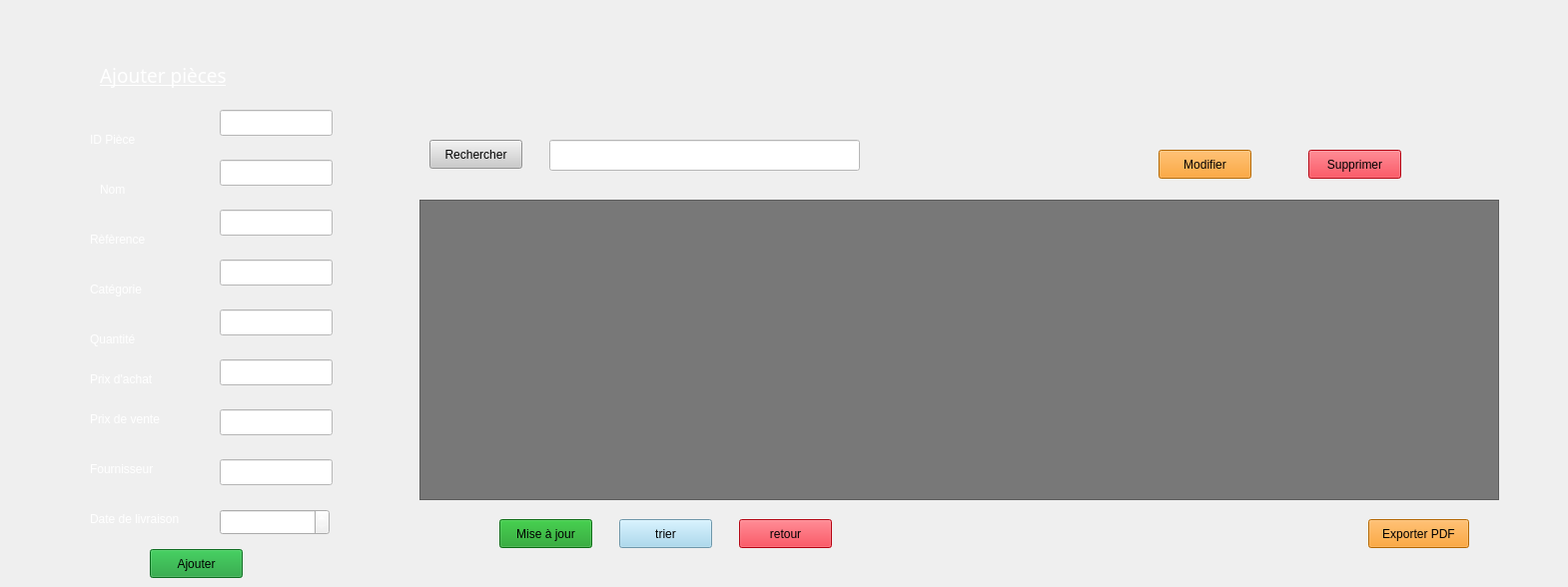
    <widget class="QWidget" name="menu_stock">
     <widget class="QPushButton" name="retour_5">
      <property name="geometry">
       <rect>
        <x>740</x>
        <y>520</y>
        <width>93</width>
        <height>29</height>
       </rect>
      </property>
      <property name="styleSheet">
       <string notr="true">background-color: rgb(253, 7, 27);</string>
      </property>
      <property name="text">
       <string>retour</string>
      </property>
     </widget>
     <widget class="QPushButton" name="btmodifier_stock_3">
      <property name="geometry">
       <rect>
        <x>1160</x>
        <y>150</y>
        <width>93</width>
        <height>29</height>
       </rect>
      </property>
      <property name="styleSheet">
       <string notr="true">background-color: rgb(253, 145, 4);</string>
      </property>
      <property name="text">
       <string>Modifier</string>
      </property>
     </widget>
     <widget class="QPushButton" name="btsupprimer_stock_3">
      <property name="geometry">
       <rect>
        <x>1310</x>
        <y>150</y>
        <width>93</width>
        <height>29</height>
       </rect>
      </property>
      <property name="styleSheet">
       <string notr="true">background-color: rgb(253, 7, 27);</string>
      </property>
      <property name="text">
       <string>Supprimer</string>
      </property>
     </widget>
     <widget class="QLabel" name="label_11">
      <property name="geometry">
       <rect>
        <x>90</x>
        <y>330</y>
        <width>71</width>
        <height>20</height>
       </rect>
      </property>
      <property name="styleSheet">
       <string notr="true">color: rgb(255, 255, 255);</string>
      </property>
      <property name="text">
       <string>Quantité</string>
      </property>
     </widget>
     <widget class="QLineEdit" name="lineEdit_IDstock_3">
      <property name="geometry">
       <rect>
        <x>220</x>
        <y>110</y>
        <width>113</width>
        <height>26</height>
       </rect>
      </property>
      <property name="styleSheet">
       <string notr="true">background-color: rgb(255, 255, 255);</string>
      </property>
     </widget>
     <widget class="QLabel" name="label_13">
      <property name="geometry">
       <rect>
        <x>90</x>
        <y>460</y>
        <width>101</width>
        <height>20</height>
       </rect>
      </property>
      <property name="styleSheet">
       <string notr="true">color: rgb(255, 255, 255);</string>
      </property>
      <property name="text">
       <string>Fournisseur</string>
      </property>
     </widget>
     <widget class="QLineEdit" name="lineEdit_quantite_3">
      <property name="geometry">
       <rect>
        <x>220</x>
        <y>310</y>
        <width>113</width>
        <height>26</height>
       </rect>
      </property>
      <property name="styleSheet">
       <string notr="true">background-color: rgb(255, 255, 255);</string>
      </property>
     </widget>
     <widget class="QLineEdit" name="lineEdit_categorie_3">
      <property name="geometry">
       <rect>
        <x>220</x>
        <y>260</y>
        <width>113</width>
        <height>26</height>
       </rect>
      </property>
      <property name="styleSheet">
       <string notr="true">background-color: rgb(255, 255, 255);</string>
      </property>
     </widget>
     <widget class="QLineEdit" name="lineEdit_18">
      <property name="geometry">
       <rect>
        <x>220</x>
        <y>410</y>
        <width>113</width>
        <height>26</height>
       </rect>
      </property>
      <property name="styleSheet">
       <string notr="true">background-color: rgb(255, 255, 255);</string>
      </property>
     </widget>
     <widget class="QPushButton" name="pushButton">
      <property name="geometry">
       <rect>
        <x>500</x>
        <y>520</y>
        <width>93</width>
        <height>29</height>
       </rect>
      </property>
      <property name="styleSheet">
       <string notr="true">background-color: rgb(18, 153, 29);</string>
      </property>
      <property name="text">
       <string>Mise à jour</string>
      </property>
     </widget>
     <widget class="QLineEdit" name="lineEdit_7">
      <property name="geometry">
       <rect>
        <x>550</x>
        <y>140</y>
        <width>311</width>
        <height>31</height>
       </rect>
      </property>
      <property name="styleSheet">
       <string notr="true">background-color: rgb(255, 255, 255);</string>
      </property>
     </widget>
     <widget class="QLabel" name="label_16">
      <property name="geometry">
       <rect>
        <x>90</x>
        <y>510</y>
        <width>111</width>
        <height>20</height>
       </rect>
      </property>
      <property name="styleSheet">
       <string notr="true">color: rgb(255, 255, 255);</string>
      </property>
      <property name="text">
       <string>Date de livraison</string>
      </property>
     </widget>
     <widget class="QLineEdit" name="lineEdit_prixachat_3">
      <property name="geometry">
       <rect>
        <x>220</x>
        <y>360</y>
        <width>113</width>
        <height>26</height>
       </rect>
      </property>
      <property name="styleSheet">
       <string notr="true">background-color: rgb(255, 255, 255);</string>
      </property>
     </widget>
     <widget class="QLabel" name="label_14">
      <property name="geometry">
       <rect>
        <x>1440</x>
        <y>50</y>
        <width>121</width>
        <height>111</height>
       </rect>
      </property>
      <property name="text">
       <string/>
      </property>
     </widget>
     <widget class="QPushButton" name="pushButton_10">
      <property name="geometry">
       <rect>
        <x>430</x>
        <y>140</y>
        <width>93</width>
        <height>29</height>
       </rect>
      </property>
      <property name="styleSheet">
       <string notr="true">background-color: rgb(203, 203, 203);</string>
      </property>
      <property name="text">
       <string>Rechercher</string>
      </property>
     </widget>
     <widget class="QLineEdit" name="lineEdit_nomstock_3">
      <property name="geometry">
       <rect>
        <x>220</x>
        <y>160</y>
        <width>113</width>
        <height>26</height>
       </rect>
      </property>
      <property name="styleSheet">
       <string notr="true">background-color: rgb(255, 255, 255);</string>
      </property>
     </widget>
     <widget class="QDateEdit" name="dateEdit_3">
      <property name="geometry">
       <rect>
        <x>220</x>
        <y>510</y>
        <width>110</width>
        <height>26</height>
       </rect>
      </property>
      <property name="styleSheet">
       <string notr="true">color: rgb(255, 255, 255);</string>
      </property>
     </widget>
     <widget class="QLabel" name="label_15">
      <property name="geometry">
       <rect>
        <x>90</x>
        <y>280</y>
        <width>71</width>
        <height>20</height>
       </rect>
      </property>
      <property name="styleSheet">
       <string notr="true">color: rgb(255, 255, 255);</string>
      </property>
      <property name="text">
       <string>Catégorie </string>
      </property>
     </widget>
     <widget class="QLabel" name="label_21">
      <property name="geometry">
       <rect>
        <x>90</x>
        <y>410</y>
        <width>101</width>
        <height>20</height>
       </rect>
      </property>
      <property name="styleSheet">
       <string notr="true">color: rgb(255, 255, 255);</string>
      </property>
      <property name="text">
       <string>Prix de vente</string>
      </property>
     </widget>
     <widget class="QLineEdit" name="lineEdit_19">
      <property name="geometry">
       <rect>
        <x>220</x>
        <y>460</y>
        <width>113</width>
        <height>26</height>
       </rect>
      </property>
      <property name="styleSheet">
       <string notr="true">background-color: rgb(255, 255, 255);</string>
      </property>
     </widget>
     <widget class="QPushButton" name="btajouter_stock_3">
      <property name="geometry">
       <rect>
        <x>150</x>
        <y>550</y>
        <width>93</width>
        <height>29</height>
       </rect>
      </property>
      <property name="styleSheet">
       <string notr="true">background-color: rgb(18, 153, 45);</string>
      </property>
      <property name="text">
       <string>Ajouter</string>
      </property>
     </widget>
     <widget class="QLabel" name="label_17">
      <property name="geometry">
       <rect>
        <x>90</x>
        <y>370</y>
        <width>91</width>
        <height>20</height>
       </rect>
      </property>
      <property name="styleSheet">
       <string notr="true">color: rgb(255, 255, 255);</string>
      </property>
      <property name="text">
       <string>Prix d'achat</string>
      </property>
     </widget>
     <widget class="QLabel" name="label_19">
      <property name="geometry">
       <rect>
        <x>90</x>
        <y>230</y>
        <width>71</width>
        <height>20</height>
       </rect>
      </property>
      <property name="styleSheet">
       <string notr="true">color: rgb(255, 255, 255);</string>
      </property>
      <property name="text">
       <string>Rèfèrence</string>
      </property>
     </widget>
     <widget class="QLabel" name="label_20">
      <property name="geometry">
       <rect>
        <x>100</x>
        <y>180</y>
        <width>71</width>
        <height>20</height>
       </rect>
      </property>
      <property name="styleSheet">
       <string notr="true">color: rgb(255, 255, 255);</string>
      </property>
      <property name="text">
       <string>Nom</string>
      </property>
     </widget>
     <widget class="QPushButton" name="pushButton_8">
      <property name="geometry">
       <rect>
        <x>1370</x>
        <y>520</y>
        <width>101</width>
        <height>29</height>
       </rect>
      </property>
      <property name="styleSheet">
       <string notr="true">background-color: rgb(253, 145, 4);</string>
      </property>
      <property name="text">
       <string>Exporter PDF</string>
      </property>
     </widget>
     <widget class="QTableView" name="tableView_2">
      <property name="geometry">
       <rect>
        <x>420</x>
        <y>200</y>
        <width>1081</width>
        <height>301</height>
       </rect>
      </property>
      <property name="styleSheet">
       <string notr="true">background-color: rgb(120, 120, 120);</string>
      </property>
     </widget>
     <widget class="QLabel" name="label_30">
      <property name="geometry">
       <rect>
        <x>90</x>
        <y>130</y>
        <width>71</width>
        <height>20</height>
       </rect>
      </property>
      <property name="styleSheet">
       <string notr="true">color: rgb(255, 255, 255);</string>
      </property>
      <property name="text">
       <string>ID Pièce</string>
      </property>
     </widget>
     <widget class="QLineEdit" name="lineEdit_referencestock_3">
      <property name="geometry">
       <rect>
        <x>220</x>
        <y>210</y>
        <width>113</width>
        <height>26</height>
       </rect>
      </property>
      <property name="styleSheet">
       <string notr="true">background-color: rgb(255, 255, 255);</string>
      </property>
     </widget>
     <widget class="QPushButton" name="pushButton_16">
      <property name="geometry">
       <rect>
        <x>620</x>
        <y>520</y>
        <width>93</width>
        <height>29</height>
       </rect>
      </property>
      <property name="styleSheet">
       <string notr="true">background-color: rgb(154, 211, 238);</string>
      </property>
      <property name="text">
       <string>trier</string>
      </property>
     </widget>
     <widget class="QLabel" name="label_56">
      <property name="geometry">
       <rect>
        <x>100</x>
        <y>60</y>
        <width>151</width>
        <height>31</height>
       </rect>
      </property>
      <property name="font">
       <font>
        <family>Simple Indust Shaded</family>
        <pointsize>14</pointsize>
        <underline>true</underline>
       </font>
      </property>
      <property name="styleSheet">
       <string notr="true">color: rgb(255, 255, 255);</string>
      </property>
      <property name="text">
       <string>Ajouter pièces</string>
      </property>
     </widget>
    </widget>
